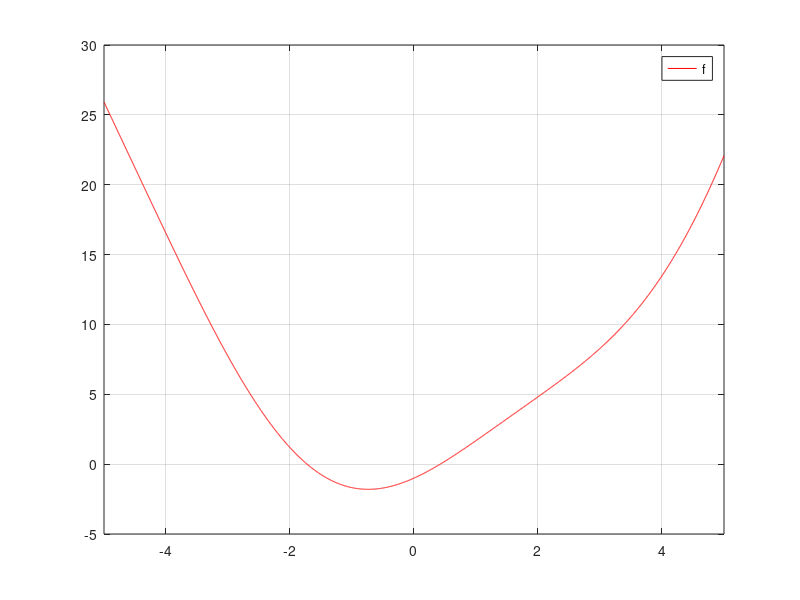

This chart was generated by the following MATLAB code: (Note: this script raises an error after producing the figure.)
% a) definir f(x)=x^2+2*sin(x)-1 con inline
% b) definir g(x)=(1/x^2)+2*cos(x) como anonima g=@x
% c) graficar ambas con distinto color

%defino el intervalo
x = 0.1:1/100:3;

f = @(x) x.^2 + 2*sin(x) - 1;
g = @(x) 1/x.^2 + 2*cos(x);

%el comando hold hace que no se me borre el primer plot para mostrar solo
%el segundo
fplot(f,'r'), grid on
legend('f','g'), grid on;
hold on
fplot(g,'b'), grid on
hold off

